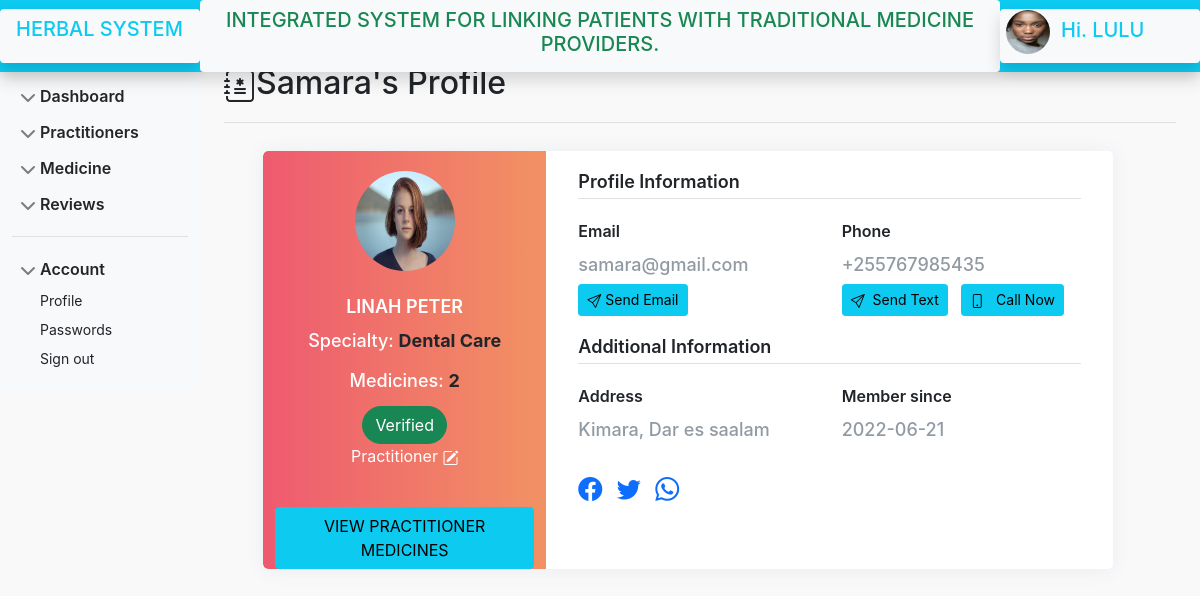
Screenshot of /patients/pr-profile.php?id&practitioner=Samara (signed in) with the database file from the repository.
### tables this page shows
CREATE TABLE `patients` (
  `id` int(50) NOT NULL AUTO_INCREMENT,
  `fname` varchar(50) NOT NULL,
  `lname` varchar(50) NOT NULL,
  `username` varchar(50) NOT NULL,
  `password` varchar(50) NOT NULL,
  `email` varchar(255) NOT NULL,
  `phone` int(255) NOT NULL,
  `profile` varchar(255) NOT NULL,
  `joined_on` date NOT NULL DEFAULT current_timestamp(),
  `address` varchar(255) NOT NULL,
  PRIMARY KEY (`id`)
);

CREATE TABLE `practitioner` (
  `id` int(50) NOT NULL AUTO_INCREMENT,
  `fname` varchar(255) NOT NULL,
  `lname` varchar(255) NOT NULL,
  `phone` int(255) NOT NULL,
  `email` varchar(255) NOT NULL,
  `office_name` varchar(255) NOT NULL,
  `address` varchar(255) NOT NULL,
  `username` varchar(255) NOT NULL,
  `password` varchar(50) NOT NULL,
  `profile` varchar(255) NOT NULL,
  `professionality` varchar(255) NOT NULL,
  `bio` varchar(1000) NOT NULL,
  `nida` varchar(25) NOT NULL,
  `businesslicense` varchar(100) NOT NULL,
  `facebook` varchar(250) NOT NULL,
  `twitter` varchar(250) NOT NULL,
  `joined_on` date NOT NULL DEFAULT current_timestamp(),
  `is_new` int(11) NOT NULL DEFAULT 0,
  `role` varchar(50) NOT NULL DEFAULT 'user',
  `license` varchar(255) NOT NULL,
  `verified` int(11) NOT NULL DEFAULT 0,
  PRIMARY KEY (`id`)
);

### patients/pr-profile.php (the view, shortened to what this page needs)
<?php  include "../includes/database.php";
?>
<!doctype html>
<html lang="en">
<head>
    <link href="../css/bootstrap.css" rel="stylesheet">
    <link rel="stylesheet" href="profile.css">
    <link rel="stylesheet" href="https://cdn.jsdelivr.net/npm/bootstrap-icons@1.8.2/font/bootstrap-icons.css">
    <link href="https://cdnjs.cloudflare.com/ajax/libs/font-awesome/5.13.0/css/all.min.css" rel="stylesheet">
    <link rel="stylesheet" href="sidebar.css">
</head>
<body>
    <?php include '../includes/pat_header.php';?>
    <div class="container-fluid ">
        <div class="row pt-4 ">
            <?php include '../includes/patnavbar.php';?>
            <main class="col-md-9 ms-sm-auto col-lg-10 px-md-4 pt-4">
                <?php
                    if(isset($_GET['id'])){
                        $pr_name = $_GET['practitioner'];
                        $id = $_GET['id'];
                        $sql = "SELECT * FROM `practitioner` WHERE `id`= '$id' OR `username`='$pr_name'";
                        $query = mysqli_query($conn,$sql);
                        $row = mysqli_fetch_assoc($query);
                            if($row == TRUE){
                                    $fname = $row['fname'];
                                    $lname = $row['lname'];
                                    $image = $row['profile'];
                                    $phone = $row['phone'];
                                    $email = $row['email'];
                                    $address = $row['address'];
                                    $uname = $row['username'];
                                    $carreer = $row['professionality'] ;
                                    $joined = $row['joined_on'];
                                    $verified = $row['verified'];
                                    $facebook  = $row['facebook'];
                                    $twitter = $row['twitter'];
                                }else{
                                    $fname=$uname=$verified =$lname=$phone=$email=$address=$carreer=$joined= "";
                                    $image = 'user.png';
                                    $error = "<b>No Profile with ID = $id Found </b>";
                                }
                            }
                        ?>
                <div
                    class="d-flex justify-content-between flex-wrap flex-md-nowrap align-items-center pt-3 pb-2 mb-3 border-bottom">
                    <h1 class="h2"><i class="bi bi-journal-medical"></i><?php echo $uname ;echo "'s"?> Profile</h1>
                </div>
                <div class="container p-0 m-0" id="page-content">
                    <div class="row container p-2 d-flex justify-content-center">
                        <div class="col-lg-11 col-md-12 p-1">
                            <div class="card user-card-full">
                                <div class="row m-l-0 m-r-0">
                                    <div class="col-sm-4 bg-c-lite-green user-profile">
                                        <div class="card-block text-center text-white">
                                            <div class="m-b-25">
                                                <img src="../upload/<?php echo $image; ?>"
                                                    class="img-radius rounded-circle" alt="User-Profile-Image"
                                                    height="100px" width="100px">
                                            </div>
                                            <h6 class="f-w-600">
                                                <?php echo strtoupper($fname);echo ' ';echo strtoupper($lname); ?></h6>
                                            <h6 class="p-1">Specialty: <b class="text-dark"><?php echo $carreer; ?> </b>
                                            </h6>
                                            <h6 class="p-1">Medicines: <b class="text-dark"><?php
                                            $meds_sql= "SELECT * FROM `medicine` WHERE `added_by`='$uname'";
                                            $meds_query = mysqli_query($conn,$meds_sql);
                                            $numofmeds = mysqli_num_rows($meds_query);
                                            echo $numofmeds; ?> <i class="bi bi-user"></i></b>
                                            </h6>
                                            <?php
                                            if($verified == 0){
                                                echo '<button type="button" style="border-radius:40px;" class="btn btn-danger"
                                                 data-toggle="modal" data-target="#modelId">
                                                Not Verified
                                            </button>'  ;
                                            }elseif($verified == 1){
                                                echo '<button type="button" style="border-radius:40px;" class="btn btn-success"
                                                data-toggle="modal" >
                                               Verified
                                           </button>';
                                            }elseif($verified == 2){
                                                echo '<button type="button" style="border-radius:40px;" class="btn btn-primary"
                                                data-toggle="modal" >
                                               Verification Pending
                                           </button>';
                                            }else{
                                                echo '';
                                            }
                                            ?>
                                            <p>Practitioner <i class="bi bi-pencil-square"></i>
                                        </div>
                                        <a href="medicines.php?added-by=<?php echo $uname?>"
                                            class="btn btn-info w-100 mb-0" data-toggle="modal"
                                            data-target="#updatemodel">
                                            VIEW PRACTITIONER MEDICINES
                                        </a>
                                    </div>
                                    <div class="col-sm-8">
                                        <div class="card-block">
                                            <h6 class="m-b-20 p-b-5 b-b-default f-w-600">Profile Information
                                            </h6>
                                            <div class="row">
                                                <div class="col-sm-6">
                                                    <p class="m-b-10 f-w-600">Email</p>
                                                    <h6 class="text-muted f-w-400"><?php echo $email; ?></h6>
                                                    <a href="mailto:<?php echo $email; ?>" class="btn btn-info btn-sm"
                                                        aria-label="Left Align">
                                                        <span class="bi bi-send" aria-hidden="true"></span>&nbsp;Send
                                                        Email
                                                    </a>
                                                </div>
                                                <div class="col-sm-6">
                                                    <p class="m-b-10 f-w-600">Phone</p>
                                                    <h6 class="text-muted f-w-400">+255<?php echo $phone; ?></h6>
                                                    <a href="sms:+255<?php echo $phone; ?>?&body=Hellow <?php echo $user; ?> ,I am interested in your medicine."
                                                        class="btn btn-info btn-sm" aria-label="Left Align">
                                                        <span class="bi bi-send" aria-hidden="true"></span> &nbsp;Send
                                                        Text
                                                    </a> &nbsp;
                                                    <a href="tel:+255<?php echo $phone;?>" class="btn btn-info btn-sm"
                                                        aria-label="Left Align">
                                                        <span class="bi bi-phone" aria-hidden="true"></span> &nbsp;
                                                        Call Now
                                                    </a>
                                                </div>
                                            </div>
                                            <h6 class="m-b-20 m-t-40 p-b-5 b-b-default f-w-600">Additional Information
                                            </h6>
                                            <div class="row">
                                                <div class="col-sm-6">
                                                    <p class="m-b-10 f-w-600">Address</p>
                                                    <h6 class="text-muted f-w-400"><?php echo $address ;?></h6>
                                                </div>
                                                <div class="col-sm-6">
                                                    <p class="m-b-10 f-w-600">Member since</p>
                                                    <h6 class="text-muted f-w-400"><?php echo $joined; ?></h6>
                                                </div>
                                            </div>
                                            <ul class="social-link list-unstyled m-t-40 m-b-10">
                                                <li><a target="_blank" href="https://<?php echo $facebook; ?>"
                                                        data-toggle="tooltip" data-placement="bottom" title=""
                                                        data-original-title="facebook" data-abc="true"><i
                                                            class="bi bi-facebook" aria-hidden="true"></i></a></li>
                                                <li><a target="_blank" href="https://<?php echo $twitter; ?>"
                                                        data-toggle="tooltip" data-placement="bottom" title=""
                                                        data-original-title="twitter" data-abc="true"><i
                                                            class="bi bi-twitter" aria-hidden="true"></i> </a></li>
                                                <li><a target="_blank"
                                                        href="https://wa.me/+255<?php echo $phone; ?>?text=Hellow <?php echo $user; ?> ,I am interested in your medicine."
                                                        data-toggle="tooltip" data-placement="bottom" title=""
                                                        data-original-title="whatsapp" data-abc="true"><i
                                                            class="bi bi-whatsapp" aria-hidden="true"></i></a></li>
                                            </ul>
                                        </div>
                                    </div>
                                </div>
                            </div>
                        </div>
                    </div>
                </div>
            </main>
        </div>
    </div>
</body>
</html>

### includes/pat_header.php (shortened to what this page needs)
<header class="navbar fixed-top bg-info flex-md-nowrap p-0 shadow">
        <a class="navbar-brand col-md-3 col-lg-2 me-0 px-3 py-2 bg-light text-info shadow rounded" href="#">
            <h5 style="height: 38px;margin: 0;">HERBAL SYSTEM</h5>
        </a>
        <div class="p-2 text-center d-none d-md-block text-success rounded bg-light">
            <marquee behavior="" direction="">
            <h5>INTEGRATED SYSTEM FOR LINKING PATIENTS WITH TRADITIONAL MEDICINE PROVIDERS.</h5>
            </marquee>
        </div>
        <?php
            include 'database.php';
            $user = $_SESSION['patient'];
            $img_sql = "SELECT `profile` FROM `patients` WHERE `username`='$user'";
            $img_query = mysqli_query($conn,$img_sql);
            $img_data = mysqli_fetch_assoc($img_query);
            $img = $img_data['profile'];
        ?>
        <div class="col-2 d-flex d-none d-sm-block bg-light text-info shadow rounded" style="padding: 1px;">
            <h5> &nbsp;<img src="../upload/<?php echo $img;?>"
               height="44px" width="44px" class="rounded-circle" alt="">&nbsp;&nbsp;Hi.
                <?php echo strtoupper($user);?>
            </h5>
        </div>
    </header>

### patients/profile.css (style rules this page uses)
body { font-family: -apple-system, BlinkMacSystemFont, 'Segoe UI', Roboto, Oxygen, Ubuntu, Cantarell, 'Open Sans', 'Helvetica Neue', sans-serif; background-color: #f9f9fa }
.user-card-full { overflow: hidden; }
.card { border-radius: 5px; -webkit-box-shadow: 0 1px 20px 0 rgba(69,90,100,0.08); box-shadow: 0 1px 20px 0 rgba(69,90,100,0.08); border: none; margin-bottom: 30px; }
.m-r-0 { margin-right: 0px; }
.m-l-0 { margin-left: 0px; }
.user-card-full .user-profile { border-radius: 5px 0 0 5px; }
.bg-c-lite-green { background: -webkit-gradient(linear, left top, right top, from(#f29263), to(#ee5a6f)); background: linear-gradient(to right, #ee5a6f, #f29263); }
.card-block { padding: 1.25rem; }
.m-b-25 { margin-bottom: 25px; }
.img-radius { border-radius: 5px; }
h6 { font-size: 18px; }
.card .card-block p { line-height: 25px; }
.b-b-default { border-bottom: 1px solid #e0e0e0; }
.m-b-20 { margin-bottom: 20px; }
.m-b-10 { margin-bottom: 10px; }
.text-muted { color: #919aa3 !important; }
.f-w-600 { font-weight: 600; }
.m-t-40 { margin-top: 20px; }
.p-b-5 { padding-bottom: 5px !important; }
.user-card-full .social-link li { display: inline-block; }
.user-card-full .social-link li a { font-size: 24px; margin: 0 10px 0 0; -webkit-transition: all 0.3s ease-in-out; transition: all 0.3s ease-in-out; }

### patients/sidebar.css (style rules this page uses)
body { font-family: -apple-system, BlinkMacSystemFont, 'Segoe UI', Roboto, Oxygen, Ubuntu, Cantarell, 'Open Sans', 'Helvetica Neue', sans-serif; min-height: 100vh; min-height: -webkit-fill-available; }
html { height: -webkit-fill-available; }
.bi { vertical-align: -.125em; pointer-events: none; fill: currentColor; }

### rows the page displays
patients: profile (picture)
practitioner: username "Samara", profile (picture), fname "LINAH", lname "PETER", professionality "Dental Care", email "samara@gmail.com", phone "767985435", address "Kimara, Dar es saalam", joined_on "2022-06-21"

### other values shown
$user "LULU"
$numofmeds "2"
